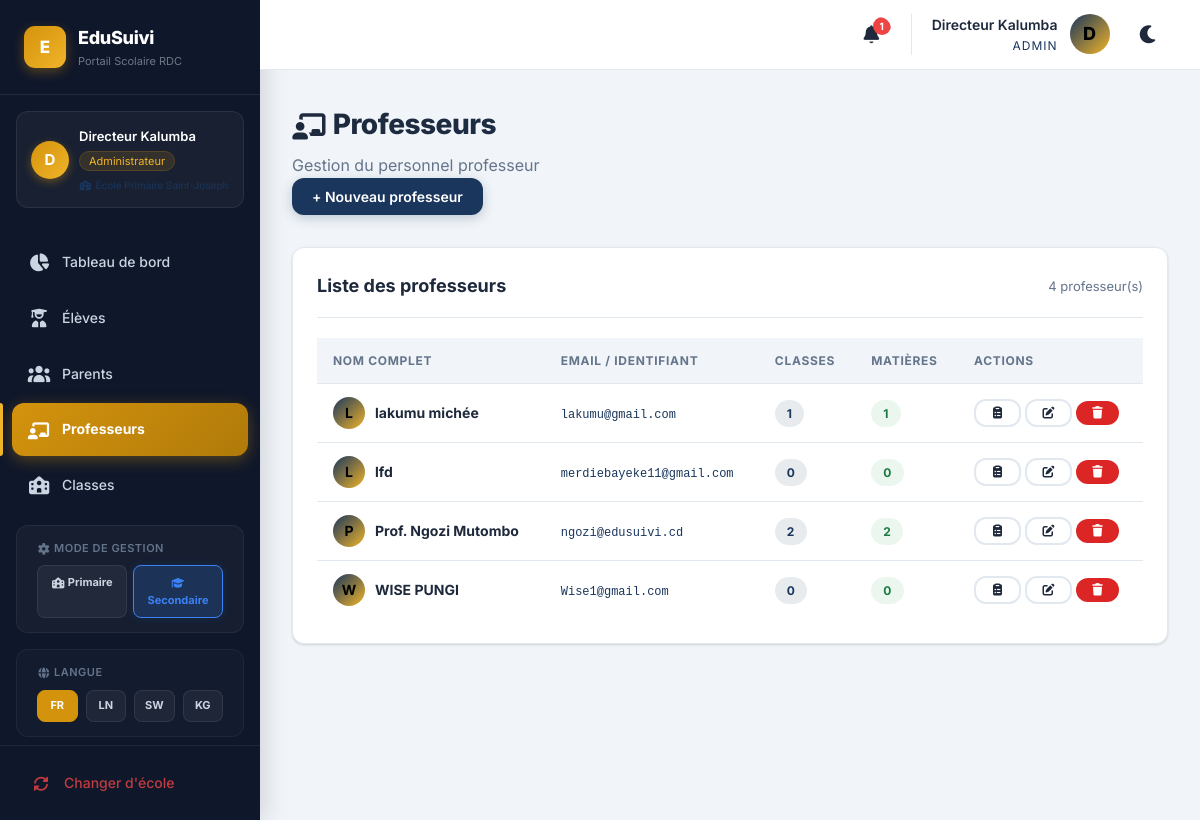
Screenshot of /admin/teachers.php (signed in) with the database file from the repository.
### tables this page shows
CREATE TABLE `users` (
  `id` int(11) NOT NULL AUTO_INCREMENT,
  `name` varchar(100) NOT NULL,
  `email` varchar(100) NOT NULL,
  `password` varchar(255) NOT NULL,
  `role` enum('school','admin','teacher','parent') NOT NULL,
  `school_id` int(11) DEFAULT NULL,
  `reset_token` varchar(64) DEFAULT NULL,
  `reset_token_expiry` datetime DEFAULT NULL,
  `created_at` timestamp NOT NULL DEFAULT current_timestamp(),
  PRIMARY KEY (`id`),
  UNIQUE KEY `email` (`email`),
  KEY `fk_users_school` (`school_id`),
  KEY `idx_reset_token` (`reset_token`),
  CONSTRAINT `fk_users_school` FOREIGN KEY (`school_id`) REFERENCES `schools` (`id`) ON DELETE SET NULL
);

### includes/config.php (called while the page is built, shortened)
<?php
function getSchoolMode() {
    return $_SESSION['school_mode'] ?? 'secondaire';
}
function getTeacherLabel($plural = false) {
    $mode = getSchoolMode();
    return $plural ? 'Professeurs' : 'Professeur';
}
function getTeacherLabelLower($plural = false) {
    return mb_strtolower(getTeacherLabel($plural));
}
function escape($str) {
    return htmlspecialchars($str, ENT_QUOTES, 'UTF-8');
}

### admin/teachers.php (the view, shortened to what this page needs)
<?php require_once __DIR__ . '/../includes/header.php'; requireRole('admin');
$teachers = $pdo->query("
    SELECT u.*,
           (SELECT COUNT(DISTINCT class_id) FROM teacher_assignments WHERE teacher_id=u.id) as classes_count,
           (SELECT COUNT(DISTINCT subject_id) FROM teacher_assignments WHERE teacher_id=u.id) as subjects_count
    FROM users u WHERE u.role='teacher' ORDER BY u.name
")->fetchAll();
?>
<div class="page-header">
    <div><h2>👨‍🏫 <?= getTeacherLabel(true) ?></h2><p>Gestion du personnel <?= getTeacherLabelLower() ?></p></div>
    <button class="btn btn-primary" onclick="openModal('addModal')">+ Nouveau <?= getTeacherLabelLower() ?></button>
</div>
<div class="card">
    <div class="card-header"><h3>Liste des <?= getTeacherLabelLower(true) ?></h3><span style="color:var(--text-muted);font-size:13px;"><?= count($teachers) ?> <?= getTeacherLabelLower() ?>(s)</span></div>
    <div style="overflow-x:auto;">
    <table>
        <thead><tr><th>Nom complet</th><th>Email / Identifiant</th><th>Classes</th><th>Matières</th><th>Actions</th></tr></thead>
        <tbody>
        <?php foreach($teachers as $t): ?>
        <tr>
            <td>
                <div style="display:flex;align-items:center;gap:10px;">
                    <div style="width:32px;height:32px;border-radius:50%;background:linear-gradient(135deg,var(--primary),var(--gold-light));display:flex;align-items:center;justify-content:center;font-weight:700;color:#000;"><?= strtoupper(substr($t['name'],0,1)) ?></div>
                    <strong><?= escape($t['name']) ?></strong>
                </div>
            </td>
            <td><code style="color:var(--primary);font-size:12px;"><?= escape($t['email']) ?></code></td>
            <td><span class="badge badge-primary"><?= $t['classes_count'] ?></span></td>
            <td><span class="badge badge-success"><?= $t['subjects_count'] ?></span></td>
            <td style="white-space:nowrap;">
                <a href="classes.php?teacher_id=<?= $t['id'] ?>" class="btn btn-sm btn-outline" title="Affectations">📋</a>
                <button class="btn btn-sm btn-outline" onclick="editTeacher(<?= htmlspecialchars(json_encode(['id'=>$t['id'],'name'=>$t['name'],'email'=>$t['email']])) ?>)">✏️</button>
                <button class="btn btn-sm btn-danger" onclick="confirmDelete('Supprimer <?= escape($t['name']) ?> ?','?delete=<?= $t['id'] ?>')">🗑</button>
            </td>
        </tr>
        <?php endforeach; ?>
        </tbody>
    </table>
    </div>
</div>
<?php require_once __DIR__ . '/../includes/footer.php'; ?>

### css/style.css (style rules this page uses)
:root { --primary: #1a365d; --primary-light: #2a4a7f; --primary-dark: #0f2341; --gold: #d4930d; --gold-light: #f0b429; --gold-dark: #b07a0a; --success: #1b7a43; --success-light: #ebf7ee; --danger: #dc2626; --danger-light: #fee2e2; --warning: #f59e0b; --warning-light: #fef3c7; --bg: #f1f5f9; --card: #ffffff; --text: #1e293b; --text-muted: #64748b; --border: #e2e8f0; --sidebar-bg: #0f172a; --sidebar-text: #cbd5e1; --sidebar-active: var(--gold); --radius: 12px; --shadow: 0 1px 3px rgba(0,0,0,0.1), 0 1px 2px rgba(0,0,0,0.06); --shadow-md: 0 4px 6px -1px rgba(0,0,0,0.1), 0 2px 4px -1px rgba(0,0,0,0.06); --shadow-lg: 0 10px 15px -3px rgba(0,0,0,0.1); --transition: all 0.25s cubic-bezier(0.4, 0, 0.2, 1); }
* { margin: 0; padding: 0; box-sizing: border-box; }
html, body { height: 100%; scroll-behavior: smooth; }
body { font-family: 'Inter', 'Segoe UI', system-ui, -apple-system, sans-serif; background: var(--bg); color: var(--text); line-height: 1.6; -webkit-font-smoothing: antialiased; overflow-x: hidden; }
a { color: var(--primary); text-decoration: none; transition: var(--transition); }
.fade-in-up { opacity: 0; transform: translateY(20px); transition: opacity 0.45s ease, transform 0.45s ease; }
.fade-in-up.visible { opacity: 1; transform: translateY(0); }
.fade-in-left { opacity: 0; transform: translateX(-16px); transition: opacity 0.35s ease, transform 0.35s ease; }
.fade-in-left.visible { opacity: 1; transform: translateX(0); }
.page-header { margin-bottom: 32px; }
.page-header h2 { font-size: 28px; font-weight: 800; letter-spacing: -0.5px; background: linear-gradient(135deg, var(--text), var(--primary)); -webkit-background-clip: text; -webkit-text-fill-color: transparent; background-clip: text; }
.page-header p { color: var(--text-muted); margin-top: 6px; }
.card { background: var(--card); border-radius: var(--radius); padding: 24px; box-shadow: var(--shadow); border: 1px solid var(--border); margin-bottom: 24px; transition: var(--transition); }
.card-header { display: flex; justify-content: space-between; align-items: center; margin-bottom: 20px; padding-bottom: 16px; border-bottom: 1px solid var(--border); }
.card-header h3 { font-size: 18px; font-weight: 700; }
table { width: 100%; border-collapse: collapse; }
th, td { padding: 13px 16px; text-align: left; border-bottom: 1px solid var(--border); }
th { font-size: 12px; text-transform: uppercase; letter-spacing: 0.7px; color: var(--text-muted); font-weight: 700; background: var(--bg); }
td { font-size: 14px; }
tr { transition: background 0.15s; }
tbody tr:last-child td { border-bottom: none; }
.badge { display: inline-block; padding: 4px 12px; border-radius: 20px; font-size: 12px; font-weight: 700; letter-spacing: 0.2px; }
.badge-success { background: var(--success-light); color: var(--success); }
.badge-primary { background: rgba(26,54,93,0.1); color: var(--primary); }
.btn { padding: 10px 20px; border: none; border-radius: var(--radius); font-size: 14px; font-weight: 600; cursor: pointer; transition: var(--transition); display: inline-flex; align-items: center; gap: 8px; position: relative; overflow: hidden; font-family: inherit; }
.btn-primary { background: var(--primary); color: white; box-shadow: 0 3px 12px rgba(26,54,93,0.25); }
.btn-danger { background: var(--danger); color: white; }
.btn-sm { padding: 6px 14px; font-size: 12px; }
.btn-outline { background: transparent; border: 2px solid var(--border); color: var(--text); }
:root { --wa-green: #25D366; --wa-green-dark: #128C7E; --wa-green-light: #dcf8c6; --wa-sidebar-bg: #111b21; --wa-sidebar-hover: #202c33; --wa-chat-bg: #efeae2; --wa-header-bg: #202c33; --wa-input-bg: #2a3942; --wa-bubble-out: #d9fdd3; --wa-bubble-in: #ffffff; --wa-text-muted-wa: #8696a0; --wa-tick-color: #53bdeb; }

### rows the page displays
users: name "L", name "lakumu michée", email "lakumu@gmail.com", classes_count "1", subjects_count "1"
users: name "L", name "lfd", email "merdiebayeke11@gmail.com", classes_count "0", subjects_count "0"
users: name "P", name "Prof. Ngozi Mutombo", email "ngozi@edusuivi.cd", classes_count "2", subjects_count "2"
users: name "W", name "WISE PUNGI", email "Wise1@gmail.com", classes_count "0", subjects_count "0"

### other values shown
t('app_name') "EduSuivi"
t('app_subtitle') "Portail Scolaire RDC"
substr($currentUser['name'], 0, 1) "D"
$currentUser['name'] "Directeur Kalumba"
$roleLabels[$currentUser['role']] "Administrateur"
t($navLabel) "Tableau de bord"
t($navLabel) "Élèves"
t($navLabel) "Parents"
t($navLabel) "Classes"
t('language') "LANGUE"
$notifCount "1"
$currentUser['role'] "ADMIN"
getTeacherLabel(true) "Professeurs"
getTeacherLabelLower() "professeur"
getTeacherLabelLower(true) "professeurs"
